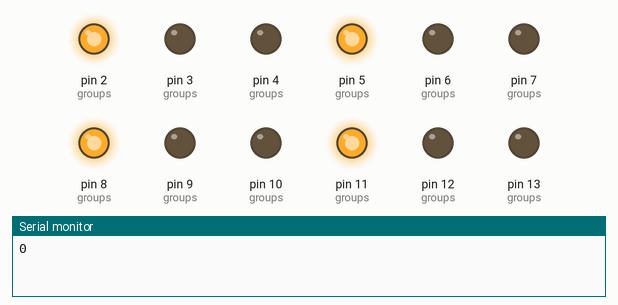
Simulated run of this sketch. Board: Arduino Uno, built with avr-gcc and run on an emulated ATmega328P. On the bench: output pins drawn as LEDs (lit = HIGH), the last lines printed to the serial monitor.

Above: at 1.0 s.
At 3.0 s:
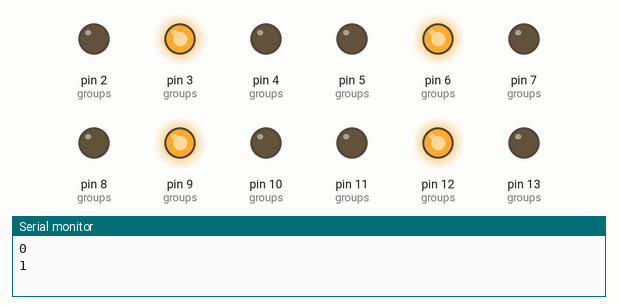
At 5.0 s:
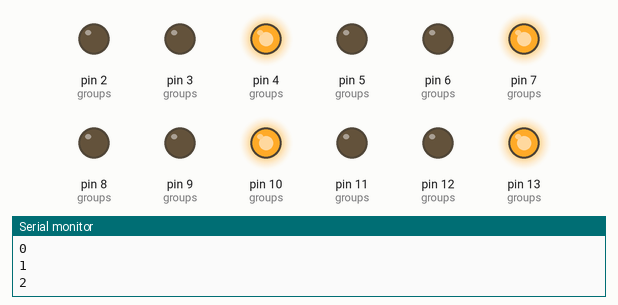
Timing chart, 0 to 7.8 s (numbered marks = the images above):
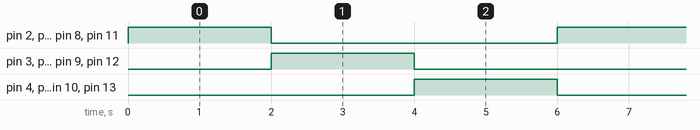

The sketch:

lightsmore.ino
```cpp
// vars
int groups[4][3] = {
  {2, 3, 4},
  {5, 6, 7},
  {8, 9, 10},
  {11, 12, 13}
};

int iter1 = 0;
int iter2 = 0;

int wait = 2000;

void setup() {
  // put your setup code here, to run once:
  for (int x = 2; x < 14; x++) {
    pinMode(x, OUTPUT);
  }

  // turn all the lights off
  for (int x = 2; x < 14; x++) {
    digitalWrite(x, LOW);
  }

  // serial speed
  Serial.begin(9600);
}

void loop() {
  // put your main code here, to run repeatedly:
  if (iter1 > 2) {
    iter1 = 0;
  }

  if (iter2 > 3) {
    iter2 = 0;
  }

  // turn on group
  for (int y = 0; y < 4; y ++) {
    digitalWrite(groups[y][iter1], HIGH);
  }
  Serial.print(iter1);
  Serial.println();
  delay(wait);

  reset();
  iter1++;
  iter2++;
}

void reset() {
  for (int x=2; x<14; x++){
    digitalWrite(x, LOW);
  }
}
```

Measured:
- by itself, pin 2 (groups), pin 3 (groups), pin 4 (groups), pin 5 (groups), pin 6 (groups), pin 7 (groups), pin 8 (groups), pin 9 (groups), pin 10 (groups), pin 11 (groups), pin 12 (groups), pin 13 (groups): alternates HIGH for 2.0 s and LOW for 4.0 s
- by itself, everything shown: repeats every 6.0 s, in 6 steps
